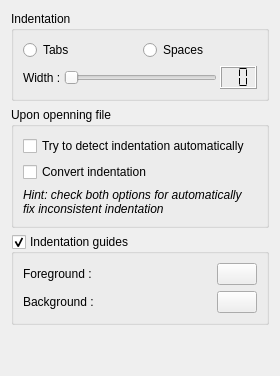
       <widget class="QWidget" name="pIndentation">
        <layout class="QVBoxLayout" name="verticalLayout_2">
         <item>
          <widget class="QGroupBox" name="gbIndentation">
           <property name="title">
            <string>Indentation</string>
           </property>
           <layout class="QVBoxLayout" name="verticalLayout_13">
            <item>
             <layout class="QHBoxLayout" name="horizontalLayout_5">
              <item>
               <widget class="QRadioButton" name="rbIndentationTabs">
                <property name="text">
                 <string>Tabs</string>
                </property>
               </widget>
              </item>
              <item>
               <widget class="QRadioButton" name="rbIndentationSpaces">
                <property name="text">
                 <string>Spaces</string>
                </property>
               </widget>
              </item>
             </layout>
            </item>
            <item>
             <layout class="QHBoxLayout">
              <property name="spacing">
               <number>3</number>
              </property>
              <item>
               <widget class="QLabel" name="lIndentationWidth">
                <property name="text">
                 <string>Width :</string>
                </property>
               </widget>
              </item>
              <item>
               <widget class="QSlider" name="sIndentationWidth">
                <property name="sizePolicy">
                 <sizepolicy hsizetype="Expanding" vsizetype="Fixed">
                  <horstretch>0</horstretch>
                  <verstretch>0</verstretch>
                 </sizepolicy>
                </property>
                <property name="minimum">
                 <number>1</number>
                </property>
                <property name="maximum">
                 <number>20</number>
                </property>
                <property name="pageStep">
                 <number>2</number>
                </property>
                <property name="orientation">
                 <enum>Qt::Horizontal</enum>
                </property>
                <property name="tickInterval">
                 <number>1</number>
                </property>
               </widget>
              </item>
              <item>
               <widget class="QLCDNumber" name="lnIndentationWidth">
                <property name="sizePolicy">
                 <sizepolicy hsizetype="Fixed" vsizetype="Fixed">
                  <horstretch>0</horstretch>
                  <verstretch>0</verstretch>
                 </sizepolicy>
                </property>
                <property name="numDigits">
                 <number>2</number>
                </property>
                <property name="segmentStyle">
                 <enum>QLCDNumber::Flat</enum>
                </property>
               </widget>
              </item>
             </layout>
            </item>
           </layout>
          </widget>
         </item>
         <item>
          <widget class="QGroupBox" name="groupBox_4">
           <property name="title">
            <string>Upon openning file</string>
           </property>
           <layout class="QVBoxLayout" name="verticalLayout_12">
            <item>
             <widget class="QCheckBox" name="cbAutodetectIndent">
              <property name="text">
               <string>Try to detect indentation automatically</string>
              </property>
             </widget>
            </item>
            <item>
             <widget class="QCheckBox" name="cbConvertIndentationUponOpen">
              <property name="text">
               <string>Convert indentation</string>
              </property>
             </widget>
            </item>
            <item>
             <widget class="QLabel" name="label">
              <property name="font">
               <font>
                <italic>true</italic>
               </font>
              </property>
              <property name="text">
               <string>Hint: check both options for automatically fix inconsistent indentation</string>
              </property>
              <property name="wordWrap">
               <bool>true</bool>
              </property>
             </widget>
            </item>
           </layout>
          </widget>
         </item>
         <item>
          <widget class="QGroupBox" name="gbIndentationGuides">
           <property name="title">
            <string>Indentation guides</string>
           </property>
           <property name="checkable">
            <bool>true</bool>
           </property>
           <layout class="QGridLayout" name="gridLayout">
            <item row="0" column="0">
             <widget class="QLabel" name="lIndentationGuidesForeground">
              <property name="text">
               <string>Foreground :</string>
              </property>
             </widget>
            </item>
            <item row="0" column="1">
             <widget class="ColorButton" name="tbIndentationGuidesForeground">
              <property name="sizePolicy">
               <sizepolicy hsizetype="Fixed" vsizetype="Fixed">
                <horstretch>0</horstretch>
                <verstretch>0</verstretch>
               </sizepolicy>
              </property>
             </widget>
            </item>
            <item row="1" column="0">
             <widget class="QLabel" name="lIndentationGuidesBackground">
              <property name="text">
               <string>Background :</string>
              </property>
             </widget>
            </item>
            <item row="1" column="1">
             <widget class="ColorButton" name="tbIndentationGuidesBackground">
              <property name="sizePolicy">
               <sizepolicy hsizetype="Fixed" vsizetype="Fixed">
                <horstretch>0</horstretch>
                <verstretch>0</verstretch>
               </sizepolicy>
              </property>
             </widget>
            </item>
           </layout>
          </widget>
         </item>
         <item>
          <spacer>
           <property name="orientation">
            <enum>Qt::Vertical</enum>
           </property>
           <property name="sizeHint" stdset="0">
            <size>
             <width>20</width>
             <height>40</height>
            </size>
           </property>
          </spacer>
         </item>
        </layout>
       </widget>
